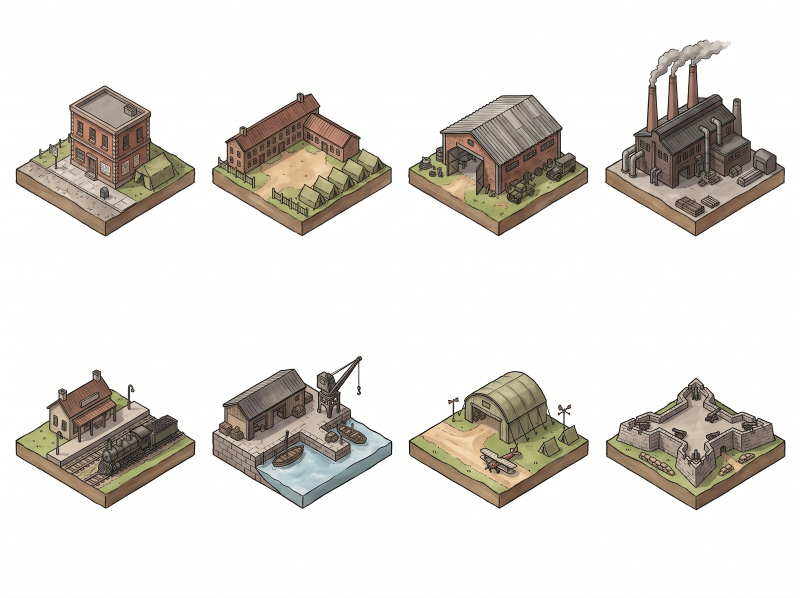
#> input picture art/src/construcoes.jpg, 2400 x 1792 px (shown at 1/3 size)
$ python cutsheet.py ../art/src/construcoes.jpg 5 5 ../art/src/folha1_hd.jpg ../art/src/folha1_hd.jpg 5
#> lines starting #> are read from the running program, lines starting #| are printed output that depends on the picture; after the words box and inside, x2 and y2 are one past the last pixel; in counts of white or black regions, pixels touching at a corner belong together
# Recorta uma folha de sprites em grade, remove o fundo branco (preenchimento a partir das bordas) e salva PNGs.
# uso: python3 tools/cutsheet.py folha.png COLS ROWS saida/ nome1,nome2,...
import sys, collections
from PIL import Image, ImageFilter
import numpy as np
src, cols, rows, out, names = sys.argv[1], int(sys.argv[2]), int(sys.argv[3]), sys.argv[4], sys.argv[5].split(',')
I = int(sys.argv[6]) if len(sys.argv) > 6 else 6  # margem interna (pula linhas de grade)
MAX = int(sys.argv[7]) if len(sys.argv) > 7 else 240
im = Image.open(src).convert('RGB'); W, H = im.size; a = np.array(im).astype(int)
#> further down, im is the input picture: PIL image 2400x1792 RGB; mean R, G, B 224.7, 221.2, 216.2
#> after `W, H = im.size`: W = 2400; H = 1792
cw, ch = W / cols, H / rows
#> cw = 480; ch = 358.4
for k, name in enumerate(names):
    if not name or name == '-': continue
    c, r = k % cols, k // cols
    x0, y0, x1, y1 = int(c * cw) + I, int(r * ch) + I, int((c + 1) * cw) - I, int((r + 1) * ch) - I
    cell = a[y0:y1, x0:x1]; h, w, _ = cell.shape
    white = (cell.min(axis=2) > 222) & ((cell.max(axis=2) - cell.min(axis=2)) < 22)
    bg = np.zeros((h, w), bool); q = collections.deque()
    for x in range(w):
        for y in (0, h - 1):
            if white[y, x] and not bg[y, x]: bg[y, x] = True; q.append((y, x))
    for y in range(h):
        for x in (0, w - 1):
            if white[y, x] and not bg[y, x]: bg[y, x] = True; q.append((y, x))
    while q:
        y, x = q.popleft()
        for dy, dx in ((1, 0), (-1, 0), (0, 1), (0, -1)):
            yy, xx = y + dy, x + dx
            if 0 <= yy < h and 0 <= xx < w and not bg[yy, xx] and white[yy, xx]: bg[yy, xx] = True; q.append((yy, xx))
    alpha = Image.fromarray(np.where(bg, 0, 255).astype('uint8')).filter(ImageFilter.GaussianBlur(0.7))
    rgba = Image.fromarray(cell.astype('uint8')).convert('RGBA'); rgba.putalpha(alpha)
    bbox = rgba.getbbox(); rgba = rgba.crop(bbox)
    s = min(1, MAX / max(rgba.size)); rgba = rgba.resize((max(1, round(rgba.width * s)), max(1, round(rgba.height * s))), Image.LANCZOS)
    rgba.save(f'{out}/{name}.png', optimize=True); print(name, rgba.size)
#> this loop made 1 pass
#> bbox on pass 1: (200, 249, 451, 348)
#| ../art/src/folha1_hd.jpg (240, 95)
#> pass 1, `cell = a[y0:y1, x0:x1]`:
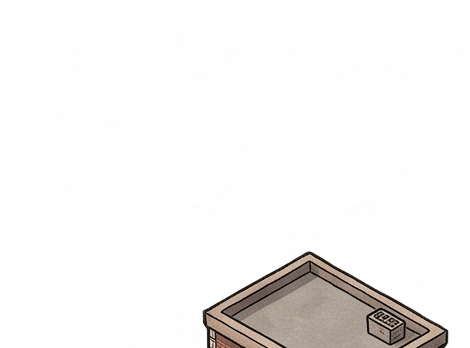
#> cell: shape (348, 470, 3) int64; mean R, G, B 244.2, 242.9, 241.5
#> pass 1, `white = (cell.min(axis=2) > 222) & ((cell.max(axis=2) - cell.min(axis=..`:
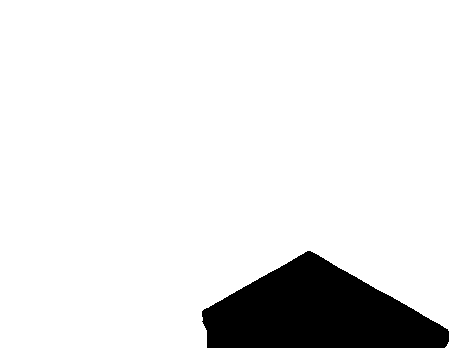
#> white: shape (348, 470) bool; 90.7% white; 1 black region, box (x1, y1, x2, y2) and area: (202, 251, 449, 348) 15159
#> pass 1, `alpha = Image.fromarray(np.where(bg, 0, 255).astype('uint8')).filter(I..`:
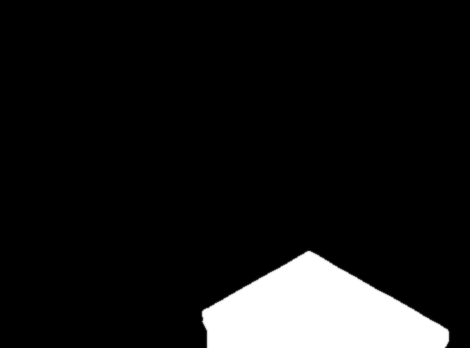
#> alpha: PIL image 470x348 L; min 0, max 255, mean 23.6
#> after the loop:
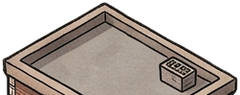
#> rgba: PIL image 240x95 RGBA; mean R, G, B, A 94.8, 86.1, 79.8, 155.6; transparent parts drawn white
